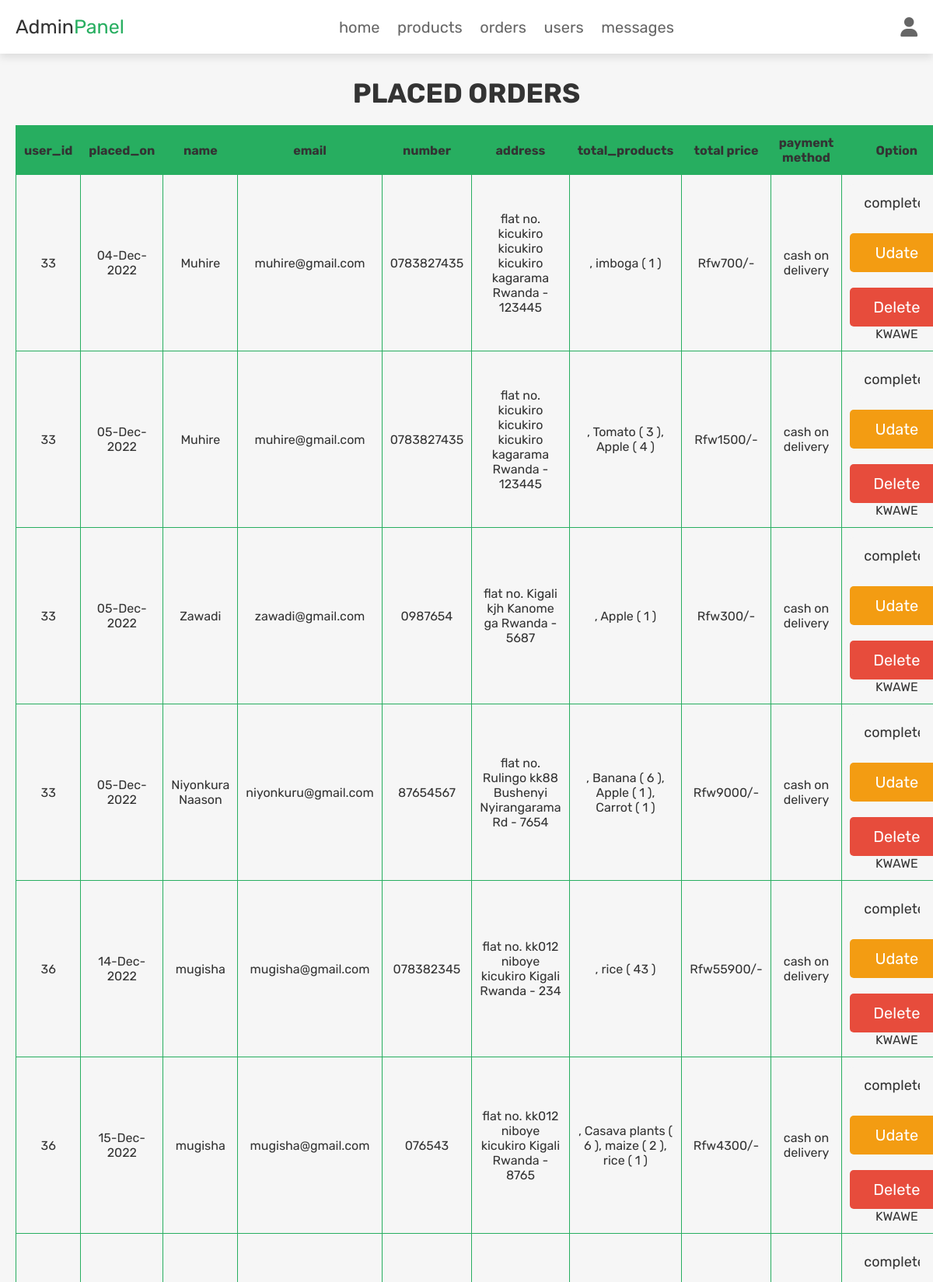
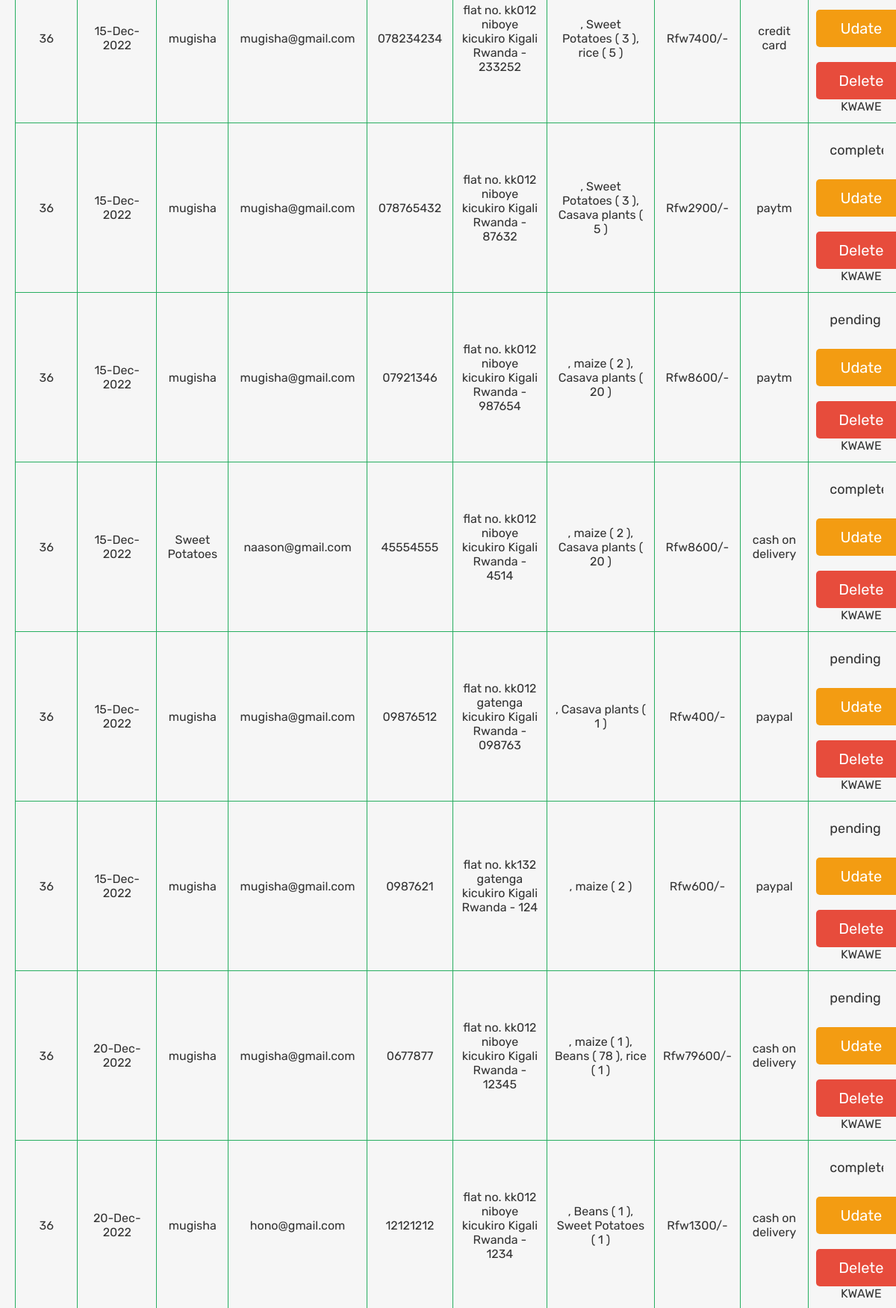
/admin_orders.php (signed in, upper part), run on the app's committed database (2 pictures, top to bottom).
### tables this page shows
CREATE TABLE `orders` (
  `id` int(100) NOT NULL,
  `user_id` int(100) NOT NULL,
  `name` varchar(100) NOT NULL,
  `number` varchar(12) NOT NULL,
  `email` varchar(100) NOT NULL,
  `method` varchar(50) NOT NULL,
  `address` varchar(500) NOT NULL,
  `total_products` varchar(1000) NOT NULL,
  `total_price` int(100) NOT NULL,
  `placed_on` varchar(50) NOT NULL,
  `payment_status` varchar(20) NOT NULL DEFAULT 'pending'
);

### admin_orders.php (the view, shortened to what this page needs)
<?php
@include 'config.php';
?>
<!DOCTYPE html>
<html lang="en">
<head>
   <link rel="stylesheet" href="https://cdnjs.cloudflare.com/ajax/libs/font-awesome/6.1.1/css/all.min.css">
   <link rel="stylesheet" href="css/admin_style.css">
</head>
<body>
<?php include 'admin_header.php'; ?>
<section class="placed-orders">
   <h1 class="title">placed orders</h1>
   <table class="table">
     <thead>
     	<tr>
     	 <th>user_id</th>
     	 <th>placed_on</th>
     	 <th>name</th>
     	 <th>email</th>
     	 <th>number</th>
     	 <th>address</th>
     	 <th>total_products</th>
     	 <th>total price</th>
     	 <th>payment method</th>
     	 <th>Option</th>
     	</tr>
     </thead>
      <?php
         $select_orders = $conn->prepare("SELECT * FROM `orders`");
         $select_orders->execute();
         if($select_orders->rowCount() > 0){
            while($fetch_orders = $select_orders->fetch(PDO::FETCH_ASSOC)){
      ?>
      <tbody>
     	  <tr>
     	  	  <td data-label="user id"><span><?= $fetch_orders['user_id']; ?></span> </td>
     	  	  <td data-label="placed on"><span><?= $fetch_orders['placed_on']; ?></span></td>
     	  	  <td data-label="name"><span><?= $fetch_orders['name']; ?></span></td>
     	  	  <td data-label="email"><span><?= $fetch_orders['email']; ?></span></td>
     	  	  <td data-label="number"><span><?= $fetch_orders['number']; ?></span></td>
     	  	  <td data-label="address"><span><?= $fetch_orders['address']; ?></span></td>
     	  	  <td data-label="total products"><span><?= $fetch_orders['total_products']; ?></span></td>
     	  	  <td data-label="total price"><span>Rfw<?= $fetch_orders['total_price']; ?>/-</span></td>
     	  	  <td data-label="payment method"><span><?= $fetch_orders['method']; ?></span></td>
     	  	  <td data-label="Option" class="box">
               <form action="" method="POST">
            <select name="update_payment" class="drop-down">
               <option value="" selected disabled><?= $fetch_orders['payment_status']; ?></option>
            </select>
            <div class="flex-btn">
               <input type="submit" name="update_order" class="option-btn" value="udate">
               <a href="admin_orders.php?delete=<?= $fetch_orders['id']; ?>" class="delete-btn" onclick="return confirm('delete this order?');">delete</a>
            </div>
         </form>KWAWE
           </td>
     	  </tr>
     </tbody>
      <?php
         }
      }else{
         echo '<p class="empty">no orders placed yet!</p>';
      }
      ?>
   </table>
</section>
</body>
</html>

### css/admin_style.css (style rules this page uses)
.placed-orders .box .drop-down { width: 100%; padding:1.2rem 1.4rem; font-size: 1.8rem; border:var(--border); border-radius: .5rem; background-color: var(--light-bg); margin-bottom: .5rem; }

### css/components.css (style rules this page uses)
:root { --green:#27ae60; --orange:#f39c12; --red:#e74c3c; --black:#333; --light-color:#666; --white:#fff; --light-bg:#f6f6f6; --box-shadow:0 .5rem 1rem rgba(0,0,0,.1); }
* { font-family: 'Rubik', sans-serif; margin:0; padding:0; box-sizing: border-box; outline: none; border:none; text-decoration: none; color:var(--black); }
body { background-color: var(--light-bg); }
html { font-size: 62.5%; overflow-x: hidden; scroll-behavior: smooth; scroll-padding-top: 6.5rem; }
section { padding:3rem 2rem; max-width: 1200px; margin:0 auto; }
.btn, .delete-btn, .option-btn { display: block; width: 100%; margin-top: 1rem; border-radius: .5rem; color:var(--white); font-size: 2rem; padding:1.3rem 3rem; text-transform: capitalize; cursor: pointer; text-align: center; }
.delete-btn { background-color: var(--red); }
.option-btn { background-color: var(--orange); }
.flex-btn { display: flex; flex-wrap: wrap; gap:1rem; }
.flex-btn > * { flex:1; }
.title { text-align: center; margin-bottom: 2rem; text-transform: uppercase; color:var(--black); font-size: 3.5rem; }
.table { width: 100%; border-collapse: collapse; }
.table td,.table th { padding:12px 10px; border:1px solid var(--green); text-align: center; font-size:16px; }
.table th { background-color: var(--green); color:var(--black); }

### data on the page
orders: user "33", placed_on "04-Dec-2022", name "Muhire", email "muhire@gmail.com", number "0783827435", address "flat no. kicukiro kicukiro kicukiro kagarama Rwanda - 123445", total_products ", imboga ( 1 )", total_price "700", method "cash on delivery", update_payment "completed"
orders: user "33", placed_on "05-Dec-2022", name "Muhire", email "muhire@gmail.com", number "0783827435", address "flat no. kicukiro kicukiro kicukiro kagarama Rwanda - 123445", total_products ", Tomato ( 3 ), Apple ( 4 )", total_price "1500", method "cash on delivery", update_payment "completed"
orders: user "33", placed_on "05-Dec-2022", name "Zawadi", email "zawadi@gmail.com", number "0987654", address "flat no. Kigali kjh Kanome ga Rwanda - 5687", total_products ", Apple ( 1 )", total_price "300", method "cash on delivery", update_payment "completed"
orders: user "33", placed_on "05-Dec-2022", name "Niyonkura Naason", email "niyonkuru@gmail.com", number "87654567", address "flat no. Rulingo kk88 Bushenyi Nyirangarama Rd - 7654", total_products ", Banana ( 6 ), Apple ( 1 ), Carrot ( 1 )", total_price "9000", method "cash on delivery", update_payment "completed"
orders: user "36", placed_on "14-Dec-2022", name "mugisha", email "mugisha@gmail.com", number "078382345", address "flat no. kk012 niboye kicukiro Kigali Rwanda - 234", total_products ", rice ( 43 )", total_price "55900", method "cash on delivery", update_payment "completed"
orders: user "36", placed_on "15-Dec-2022", name "mugisha", email "mugisha@gmail.com", number "076543", address "flat no. kk012 niboye kicukiro Kigali Rwanda - 8765", total_products ", Casava plants ( 6 ), maize ( 2 ), rice ( 1 )", total_price "4300", method "cash on delivery", update_payment "completed"
orders: user "36", placed_on "15-Dec-2022", name "mugisha", email "mugisha@gmail.com", number "078234234", address "flat no. kk012 niboye kicukiro Kigali Rwanda - 233252", total_products ", Sweet Potatoes ( 3 ), rice ( 5 )", total_price "7400", method "credit card", update_payment "completed"
orders: user "36", placed_on "15-Dec-2022", name "mugisha", email "mugisha@gmail.com", number "078765432", address "flat no. kk012 niboye kicukiro Kigali Rwanda - 87632", total_products ", Sweet Potatoes ( 3 ), Casava plants ( 5 )", total_price "2900", method "paytm", update_payment "completed"
orders: user "36", placed_on "15-Dec-2022", name "mugisha", email "mugisha@gmail.com", number "07921346", address "flat no. kk012 niboye kicukiro Kigali Rwanda - 987654", total_products ", maize ( 2 ), Casava plants ( 20 )", total_price "8600", method "paytm", update_payment "pending"
orders: user "36", placed_on "15-Dec-2022", name "Sweet Potatoes", email "naason@gmail.com", number "45554555", address "flat no. kk012 niboye kicukiro Kigali Rwanda - 4514", total_products ", maize ( 2 ), Casava plants ( 20 )", total_price "8600", method "cash on delivery", update_payment "completed"
orders: user "36", placed_on "15-Dec-2022", name "mugisha", email "mugisha@gmail.com", number "09876512", address "flat no. kk012 gatenga kicukiro Kigali Rwanda - 098763", total_products ", Casava plants ( 1 )", total_price "400", method "paypal", update_payment "pending"
orders: user "36", placed_on "15-Dec-2022", name "mugisha", email "mugisha@gmail.com", number "0987621", address "flat no. kk132 gatenga kicukiro Kigali Rwanda - 124", total_products ", maize ( 2 )", total_price "600", method "paypal", update_payment "pending"
orders: user "36", placed_on "20-Dec-2022", name "mugisha", email "mugisha@gmail.com", number "0677877", address "flat no. kk012 niboye kicukiro Kigali Rwanda - 12345", total_products ", maize ( 1 ), Beans ( 78 ), rice ( 1 )", total_price "79600", method "cash on delivery", update_payment "pending"
orders: user "36", placed_on "20-Dec-2022", name "mugisha", email "hono@gmail.com", number "12121212", address "flat no. kk012 niboye kicukiro Kigali Rwanda - 1234", total_products ", Beans ( 1 ), Sweet Potatoes ( 1 )", total_price "1300", method "cash on delivery", update_payment "completed"
